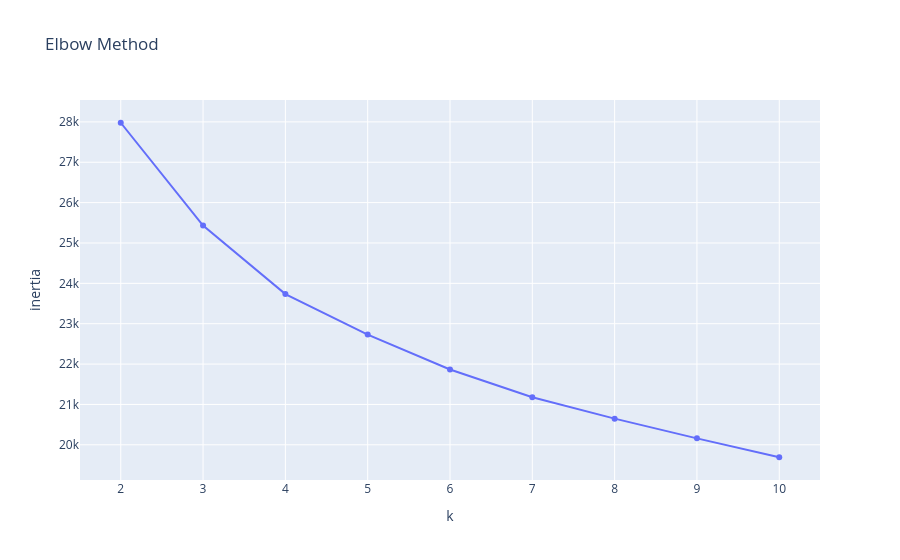
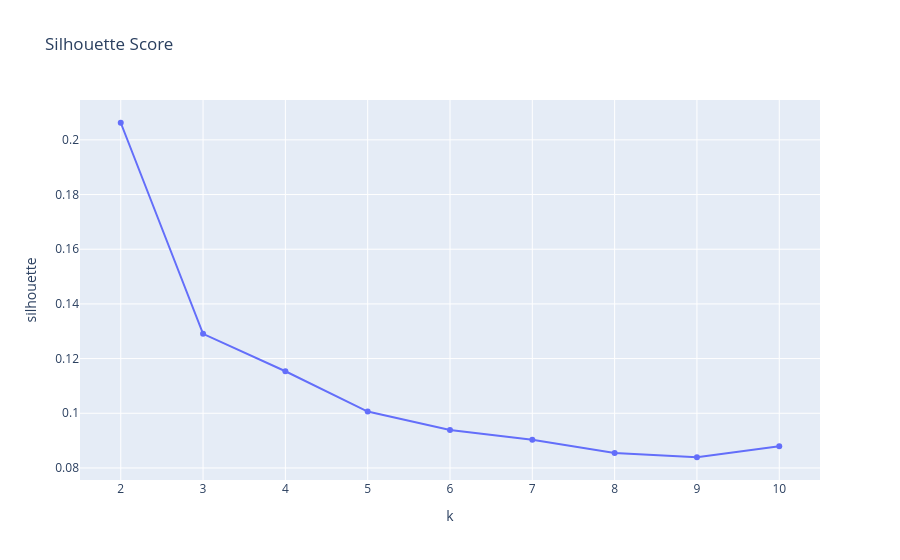

Notebook code for these charts, in order:
### Code cell
px.line(
    df_results,
    x="k",
    y="inertia",
    markers=True,
    title="Elbow Method"
).show()

px.line(
    df_results,
    x="k",
    y="silhouette",
    markers=True,
    title="Silhouette Score"
).show()

### Figure 1 — Plotly figure (JSON) as saved in the notebook; plotly's stock layout.template omitted (floating-point values rounded to 4 significant figures)
{"data": [{"hovertemplate": "k=%{x}<br>inertia=%{y}<extra></extra>", "legendgroup": "", "line": {"color": "#636efa", "dash": "solid"}, "marker": {"symbol": "circle"}, "mode": "lines+markers", "name": "", "orientation": "v", "showlegend": false, "type": "scatter", "x": [2, 3, 4, 5, 6, 7, 8, 9, 10], "xaxis": "x", "y": [27980.0, 25430.0, 23730.0, 22730.0, 21870.0, 21180.0, 20650.0, 20160.0, 19690.0], "yaxis": "y"}], "layout": {"legend": {"tracegroupgap": 0}, "title": {"text": "Elbow Method"}, "xaxis": {"anchor": "y", "domain": [0, 1], "title": {"text": "k"}}, "yaxis": {"anchor": "x", "domain": [0, 1], "title": {"text": "inertia"}}}}

### Figure 2 — Plotly figure (JSON) as saved in the notebook; plotly's stock layout.template omitted (floating-point values rounded to 4 significant figures)
{"data": [{"hovertemplate": "k=%{x}<br>silhouette=%{y}<extra></extra>", "legendgroup": "", "line": {"color": "#636efa", "dash": "solid"}, "marker": {"symbol": "circle"}, "mode": "lines+markers", "name": "", "orientation": "v", "showlegend": false, "type": "scatter", "x": [2, 3, 4, 5, 6, 7, 8, 9, 10], "xaxis": "x", "y": [0.2063, 0.1291, 0.1154, 0.1006, 0.0939, 0.09031, 0.08548, 0.08391, 0.08796], "yaxis": "y"}], "layout": {"legend": {"tracegroupgap": 0}, "title": {"text": "Silhouette Score"}, "xaxis": {"anchor": "y", "domain": [0, 1], "title": {"text": "k"}}, "yaxis": {"anchor": "x", "domain": [0, 1], "title": {"text": "silhouette"}}}}
